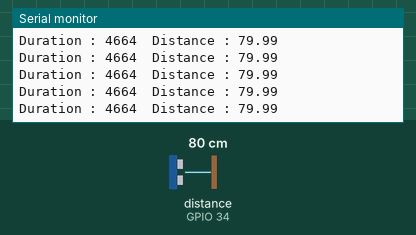
The program below on a simulated ESP32. Parts: the last lines printed to the serial monitor. Wiring (inferred from the names in the program): ultrasonic range finder: trigger GPIO 25; echo GPIO 34. The inputs (shaded band) are chosen by the test bench; at power-on: distance to the obstacle (sensor on GPIO 34) 80 cm. The echo pulse lasts 58.3 µs per cm.

Above: at 1.2 s.
1.3 s: distance to the obstacle (sensor on GPIO 34) set to 2 cm
At 1.34 s:
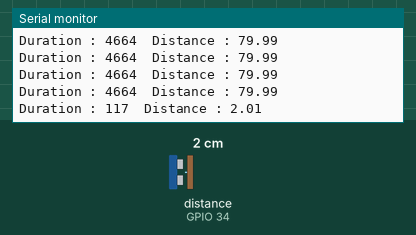
2.8 s: distance to the obstacle (sensor on GPIO 34) set to 4 cm
At 2.82 s:
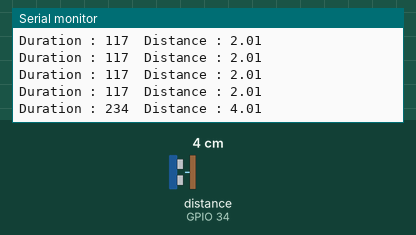
Timing chart, 0 to 5.8 s (numbered marks = the images above; inputs shaded):
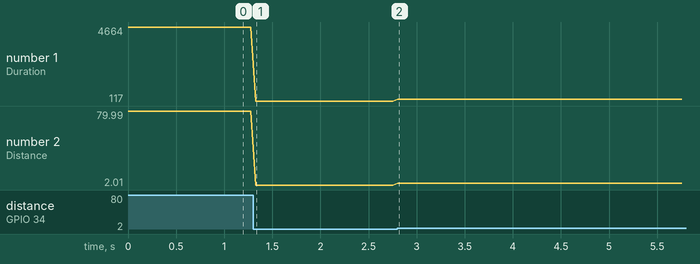

Measured:
- after the input at 1.3 s, the serial monitor: prints a new line at once (image 1)
- after the input at 2.8 s, the serial monitor: prints a new line at once (image 2)
- plotted number 1: 4664 → 117 after the input at 1.3 s, 117 → 234 after the input at 2.8 s
- plotted number 2: 79.99 → 2.01 after the input at 1.3 s, 2.01 → 4.01 after the input at 2.8 s

The program:

main.cpp
```cpp
#include <Arduino.h>

int TRIG = 25;
int ECHO = 34;

void setup() {
  pinMode(TRIG,OUTPUT);
  pinMode(ECHO,INPUT);
  digitalWrite(TRIG,LOW);
  Serial.begin(115200);
}

void loop() {
  digitalWrite(TRIG,HIGH);
  delayMicroseconds(10);
  digitalWrite(TRIG,LOW);

  int dur = pulseIn(ECHO,HIGH);
  double dist = (0.0343*dur)/2;

  Serial.println("Duration : "+String(dur) + "\tDistance : "+String(dist));
  delay(50);
}
```
